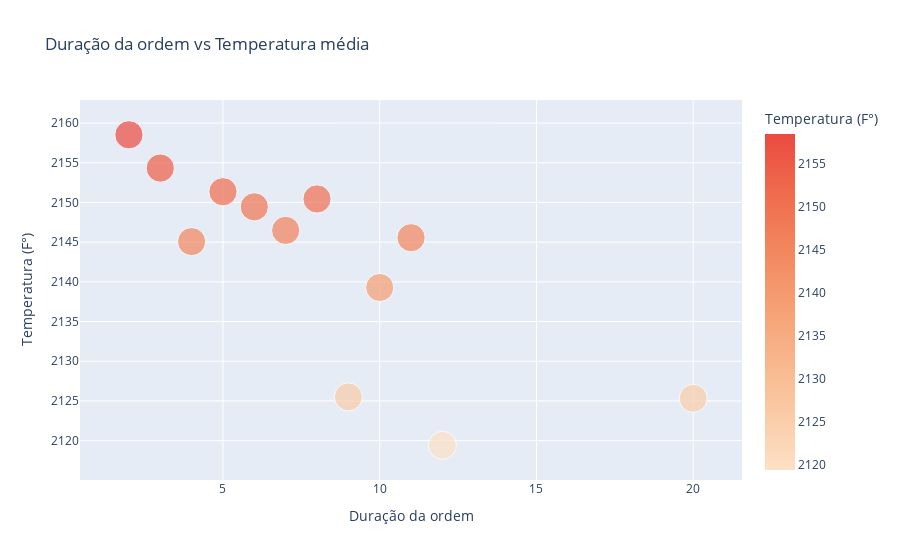
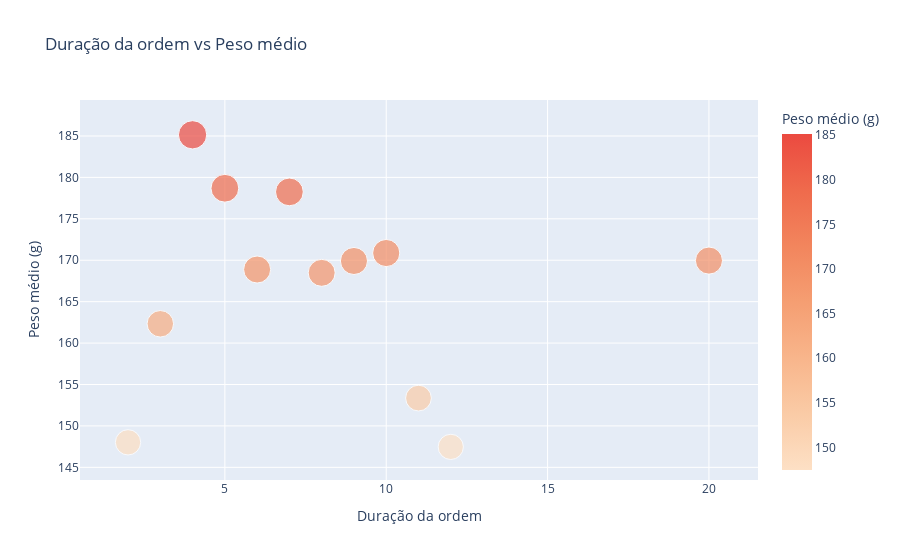
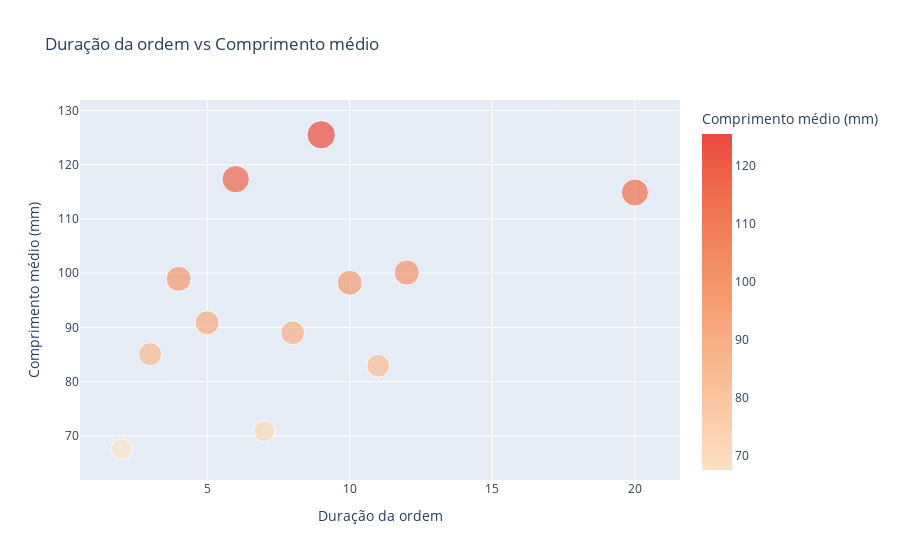
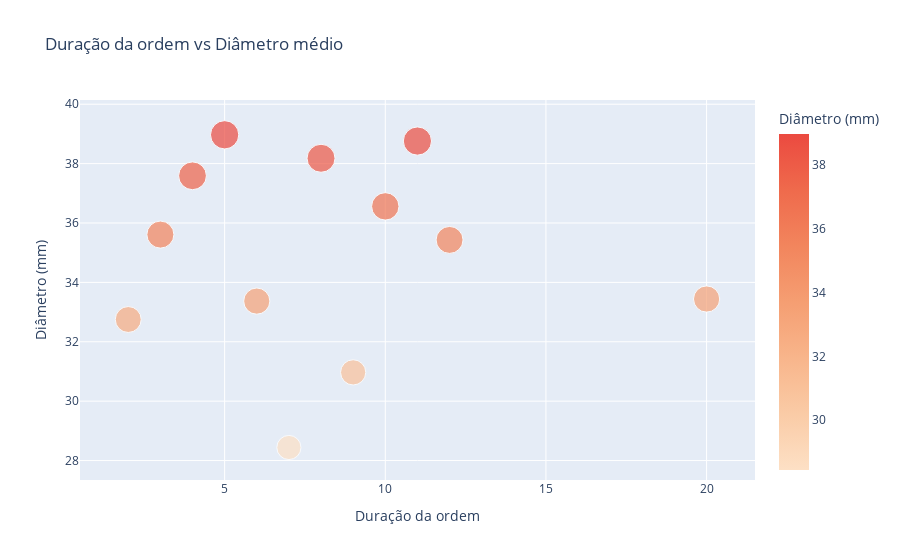

The cell these charts' notebook holds for them, in order:
### Markdown cell above
### Visualização

### Code cell
fig1 = px.scatter(df_medias_por_duracao, 
                  x='Duração da ordem', 
                  y='Temperatura (F°)', 
                  title='Duração da ordem vs Temperatura média', 
                  color='Temperatura (F°)',  # Cor de acordo com a Temperatura
                  size='Temperatura (F°)',    # Tamanho de acordo com o Peso médio
                  color_continuous_scale='peach')  # Escala de cores personalizada
fig1.show()

fig2 = px.scatter(df_medias_por_duracao, 
                  x='Duração da ordem', 
                  y='Peso médio (g)', 
                  title='Duração da ordem vs Peso médio', 
                  color='Peso médio (g)',  # Cor de acordo com a Temperatura
                  size='Peso médio (g)',    # Tamanho de acordo com o Peso médio
                  color_continuous_scale='peach')  # Escala de cores personalizada
fig2.show()

fig3 = px.scatter(df_medias_por_duracao, 
                  x='Duração da ordem', 
                  y='Comprimento médio (mm)', 
                  title='Duração da ordem vs Comprimento médio', 
                  color='Comprimento médio (mm)',  # Cor de acordo com a Temperatura
                  size='Comprimento médio (mm)',    # Tamanho de acordo com o Peso médio
                  color_continuous_scale='peach')  # Escala de cores personalizada
fig3.show()

fig4 = px.scatter(df_medias_por_duracao, 
                  x='Duração da ordem', 
                  y='Diâmetro (mm)', 
                  title='Duração da ordem vs Diâmetro médio', 
                  color='Diâmetro (mm)',  # Cor de acordo com a Temperatura
                  size='Diâmetro (mm)',    # Tamanho de acordo com o Peso médio
                  color_continuous_scale='peach') 

fig4.show()

fig5 = px.scatter(df_medias_por_duracao, 
                  x='Duração da ordem', 
                  y='Área da gota (mm)', 
                  title='Duração da ordem vs Área da gota média', 
                  color='Área da gota (mm)',  # Cor de acordo com a Temperatura
                  size='Área da gota (mm)',    # Tamanho de acordo com o Peso médio
                  color_continuous_scale='peach')

fig5.show()

fig6 = px.scatter(df_medias_por_duracao, 
                  x='Duração da ordem', 
                  y='Total Empacotado', 
                  title='Duração da ordem vs Total de Frascos empacotados', 
                  color='Total Empacotado',  # Cor de acordo com a Temperatura
                  size='Total Empacotado',    # Tamanho de acordo com o Peso médio
                  color_continuous_scale='peach')

fig6.show()

### Figure 1 — Plotly figure (JSON) as saved in the notebook; plotly's stock layout.template omitted (floating-point values rounded to 4 significant figures)
{"data": [{"hovertemplate": "Duração da ordem=%{x}<br>Temperatura (F°)=%{marker.color}<extra></extra>", "legendgroup": "", "marker": {"color": [2159.0, 2154.0, 2145.0, 2151.0, 2149.0, 2146.0, 2150.0, 2126.0, 2139.0, 2146.0, 2119.0, 2125.0], "coloraxis": "coloraxis", "size": [2159.0, 2154.0, 2145.0, 2151.0, 2149.0, 2146.0, 2150.0, 2126.0, 2139.0, 2146.0, 2119.0, 2125.0], "sizemode": "area", "sizeref": 5.396, "symbol": "circle"}, "mode": "markers", "name": "", "orientation": "v", "showlegend": false, "type": "scatter", "x": [2, 3, 4, 5, 6, 7, 8, 9, 10, 11, 12, 20], "xaxis": "x", "y": [2159.0, 2154.0, 2145.0, 2151.0, 2149.0, 2146.0, 2150.0, 2126.0, 2139.0, 2146.0, 2119.0, 2125.0], "yaxis": "y"}], "layout": {"coloraxis": {"colorbar": {"title": {"text": "Temperatura (F°)"}}, "colorscale": [[0, "rgb(253, 224, 197)"], [0.1667, "rgb(250, 203, 166)"], [0.3333, "rgb(248, 181, 139)"], [0.5, "rgb(245, 158, 114)"], [0.6667, "rgb(242, 133, 93)"], [0.8333, "rgb(239, 106, 76)"], [1, "rgb(235, 74, 64)"]]}, "legend": {"itemsizing": "constant", "tracegroupgap": 0}, "title": {"text": "Duração da ordem vs Temperatura média"}, "xaxis": {"anchor": "y", "domain": [0, 1], "title": {"text": "Duração da ordem"}}, "yaxis": {"anchor": "x", "domain": [0, 1], "title": {"text": "Temperatura (F°)"}}}}

### Figure 2 — Plotly figure (JSON) as saved in the notebook; plotly's stock layout.template omitted (floating-point values rounded to 4 significant figures)
{"data": [{"hovertemplate": "Duração da ordem=%{x}<br>Peso médio (g)=%{marker.color}<extra></extra>", "legendgroup": "", "marker": {"color": [148.0, 162.3, 185.1, 178.7, 168.9, 178.2, 168.5, 169.9, 170.9, 153.4, 147.5, 170.0], "coloraxis": "coloraxis", "size": [148.0, 162.3, 185.1, 178.7, 168.9, 178.2, 168.5, 169.9, 170.9, 153.4, 147.5, 170.0], "sizemode": "area", "sizeref": 0.4628, "symbol": "circle"}, "mode": "markers", "name": "", "orientation": "v", "showlegend": false, "type": "scatter", "x": [2, 3, 4, 5, 6, 7, 8, 9, 10, 11, 12, 20], "xaxis": "x", "y": [148.0, 162.3, 185.1, 178.7, 168.9, 178.2, 168.5, 169.9, 170.9, 153.4, 147.5, 170.0], "yaxis": "y"}], "layout": {"coloraxis": {"colorbar": {"title": {"text": "Peso médio (g)"}}, "colorscale": [[0, "rgb(253, 224, 197)"], [0.1667, "rgb(250, 203, 166)"], [0.3333, "rgb(248, 181, 139)"], [0.5, "rgb(245, 158, 114)"], [0.6667, "rgb(242, 133, 93)"], [0.8333, "rgb(239, 106, 76)"], [1, "rgb(235, 74, 64)"]]}, "legend": {"itemsizing": "constant", "tracegroupgap": 0}, "title": {"text": "Duração da ordem vs Peso médio"}, "xaxis": {"anchor": "y", "domain": [0, 1], "title": {"text": "Duração da ordem"}}, "yaxis": {"anchor": "x", "domain": [0, 1], "title": {"text": "Peso médio (g)"}}}}

### Figure 3 — Plotly figure (JSON) as saved in the notebook; plotly's stock layout.template omitted (floating-point values rounded to 4 significant figures)
{"data": [{"hovertemplate": "Duração da ordem=%{x}<br>Comprimento médio (mm)=%{marker.color}<extra></extra>", "legendgroup": "", "marker": {"color": [67.5, 85.05, 98.96, 90.84, 117.3, 70.87, 89, 125.5, 98.23, 82.93, 100.1, 114.9], "coloraxis": "coloraxis", "size": [67.5, 85.05, 98.96, 90.84, 117.3, 70.87, 89, 125.5, 98.23, 82.93, 100.1, 114.9], "sizemode": "area", "sizeref": 0.3138, "symbol": "circle"}, "mode": "markers", "name": "", "orientation": "v", "showlegend": false, "type": "scatter", "x": [2, 3, 4, 5, 6, 7, 8, 9, 10, 11, 12, 20], "xaxis": "x", "y": [67.5, 85.05, 98.96, 90.84, 117.3, 70.87, 89, 125.5, 98.23, 82.93, 100.1, 114.9], "yaxis": "y"}], "layout": {"coloraxis": {"colorbar": {"title": {"text": "Comprimento médio (mm)"}}, "colorscale": [[0, "rgb(253, 224, 197)"], [0.1667, "rgb(250, 203, 166)"], [0.3333, "rgb(248, 181, 139)"], [0.5, "rgb(245, 158, 114)"], [0.6667, "rgb(242, 133, 93)"], [0.8333, "rgb(239, 106, 76)"], [1, "rgb(235, 74, 64)"]]}, "legend": {"itemsizing": "constant", "tracegroupgap": 0}, "title": {"text": "Duração da ordem vs Comprimento médio"}, "xaxis": {"anchor": "y", "domain": [0, 1], "title": {"text": "Duração da ordem"}}, "yaxis": {"anchor": "x", "domain": [0, 1], "title": {"text": "Comprimento médio (mm)"}}}}

### Figure 4 — Plotly figure (JSON) as saved in the notebook; plotly's stock layout.template omitted (floating-point values rounded to 4 significant figures)
{"data": [{"hovertemplate": "Duração da ordem=%{x}<br>Diâmetro (mm)=%{marker.color}<extra></extra>", "legendgroup": "", "marker": {"color": [32.75, 35.61, 37.59, 38.97, 33.37, 28.44, 38.18, 30.97, 36.56, 38.76, 35.43, 33.44], "coloraxis": "coloraxis", "size": [32.75, 35.61, 37.59, 38.97, 33.37, 28.44, 38.18, 30.97, 36.56, 38.76, 35.43, 33.44], "sizemode": "area", "sizeref": 0.09742, "symbol": "circle"}, "mode": "markers", "name": "", "orientation": "v", "showlegend": false, "type": "scatter", "x": [2, 3, 4, 5, 6, 7, 8, 9, 10, 11, 12, 20], "xaxis": "x", "y": [32.75, 35.61, 37.59, 38.97, 33.37, 28.44, 38.18, 30.97, 36.56, 38.76, 35.43, 33.44], "yaxis": "y"}], "layout": {"coloraxis": {"colorbar": {"title": {"text": "Diâmetro (mm)"}}, "colorscale": [[0, "rgb(253, 224, 197)"], [0.1667, "rgb(250, 203, 166)"], [0.3333, "rgb(248, 181, 139)"], [0.5, "rgb(245, 158, 114)"], [0.6667, "rgb(242, 133, 93)"], [0.8333, "rgb(239, 106, 76)"], [1, "rgb(235, 74, 64)"]]}, "legend": {"itemsizing": "constant", "tracegroupgap": 0}, "title": {"text": "Duração da ordem vs Diâmetro médio"}, "xaxis": {"anchor": "y", "domain": [0, 1], "title": {"text": "Duração da ordem"}}, "yaxis": {"anchor": "x", "domain": [0, 1], "title": {"text": "Diâmetro (mm)"}}}}
